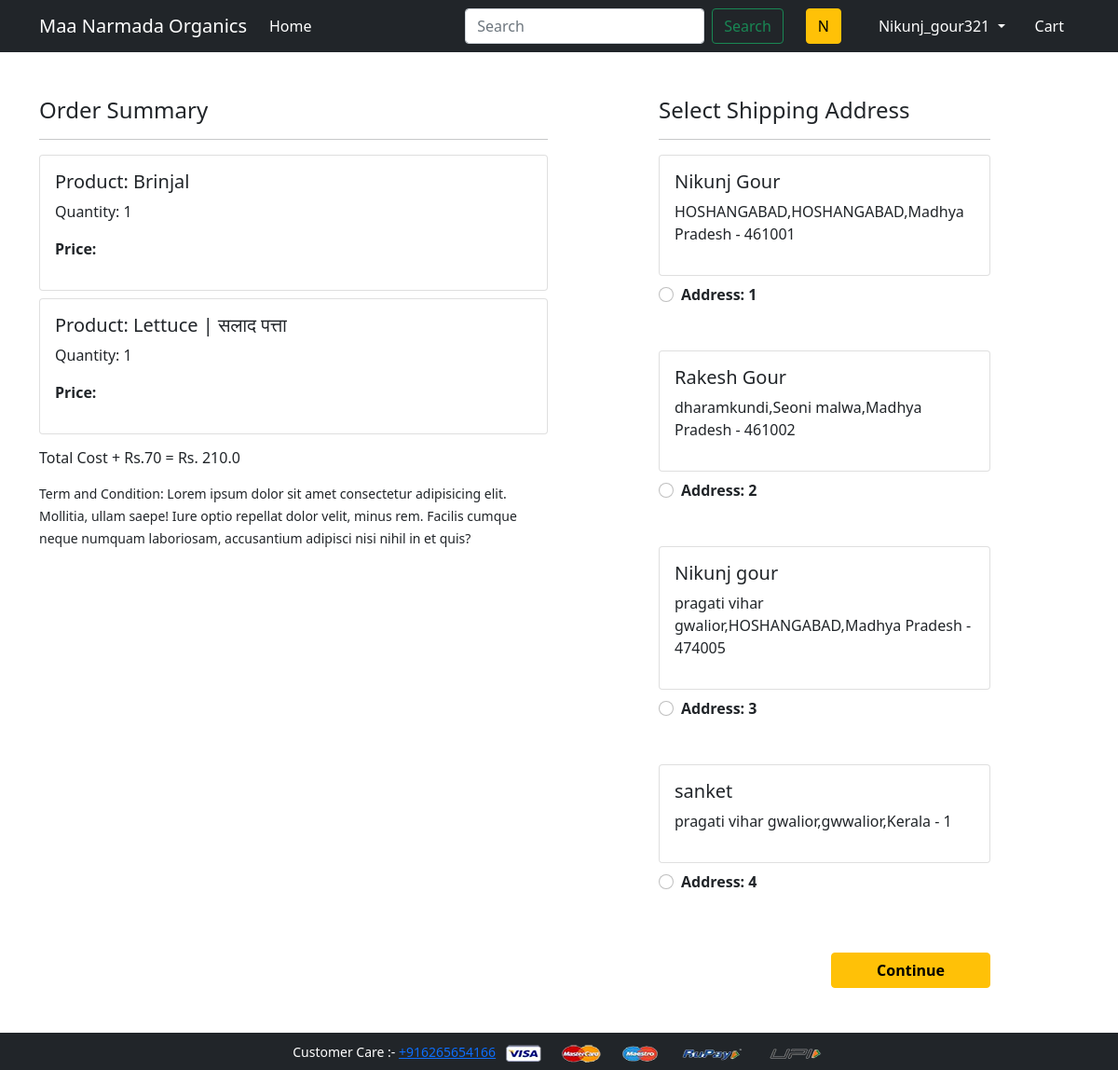
Before: /checkout/ (signed in) with the older database file.
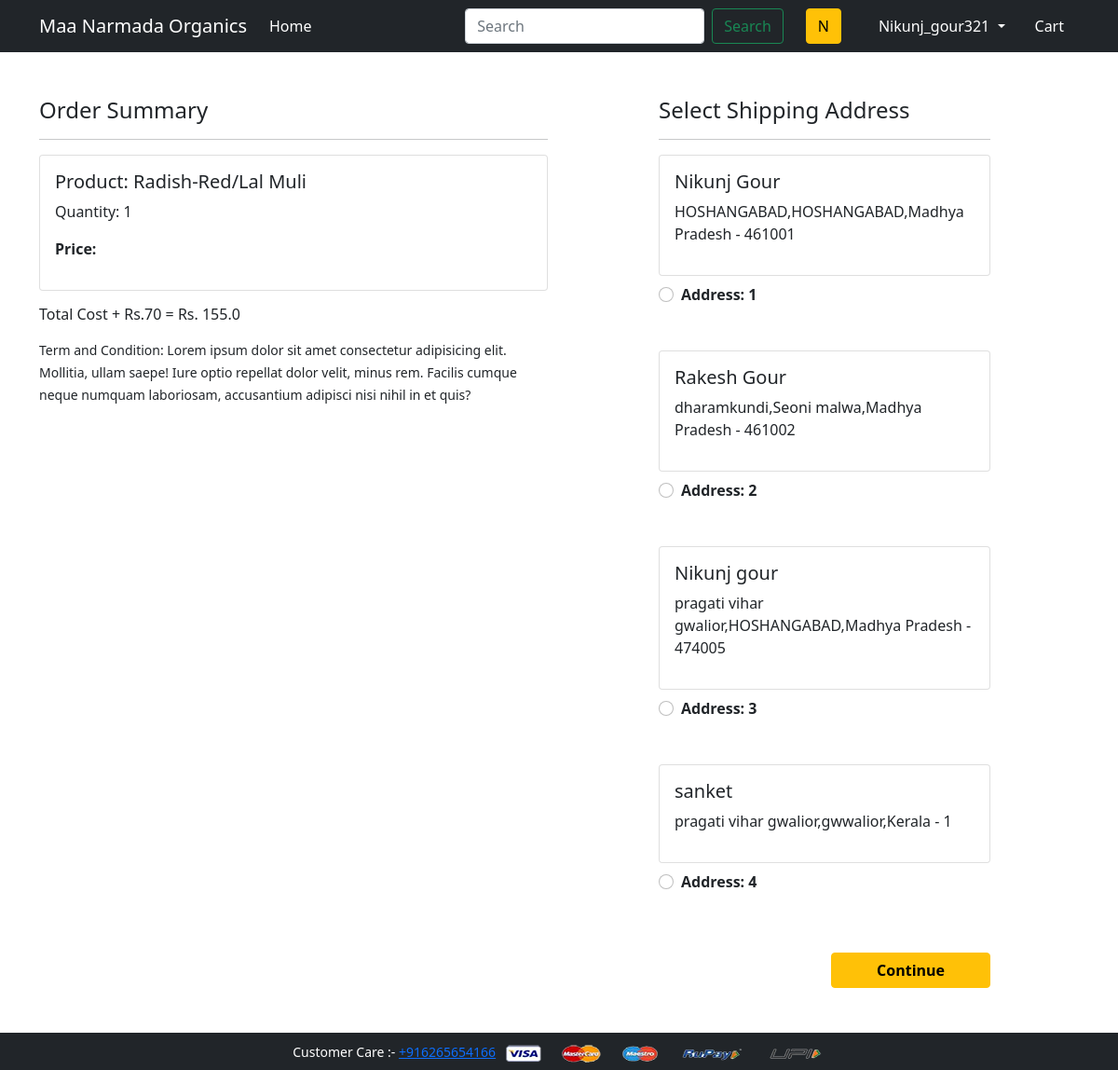
After: the same page with the newer database file.
### app/models.py (models this page shows)
class Cart(models.Model):
    user = models.ForeignKey(User, on_delete=models.CASCADE)
    Product = models.ForeignKey(Product, on_delete=models.CASCADE)
    quantity = models.PositiveIntegerField(default=1)

class Product(models.Model):
    title = models.CharField(max_length=100)
    selling_price = models.FloatField()
    discounted_price = models.FloatField()
    description = models.TextField()
    brand = models.CharField(max_length=100)
    category = models.CharField(choices=CATEGORY_CHOICES, max_length=2)
    product_image = models.ImageField(upload_to='productimg')

class Customer(models.Model):
    user = models.ForeignKey(User, on_delete=models.CASCADE)
    name = models.CharField(max_length=200)
    locality = models.CharField(max_length=200)
    city = models.CharField(max_length=50)
    zipcode = models.IntegerField()
    state = models.CharField(choices=STATE_CHOICE, max_length=50)

### app/views.py (the view)
# urls.py: path('checkout/', views.checkout, name='checkout'),
@login_required()
def checkout(request):
    user = request.user
    add = Customer.objects.filter(user=user)
    cart_items = Cart.objects.filter(user=user)
    amount = 0.0
    shipping_amount = 70.0
    cart_product = [p for p in Cart.objects.all() if p.user == request.user]
    if cart_product:
        for p in cart_product:
            tempamount = (p.quantity * p.Product.discounted_price)
            amount += tempamount
        totalamount = amount + shipping_amount
    return render(request, 'app/checkout.html', {'add': add, 'totalamount': totalamount, 'cart_items': cart_items})

### app/templates/app/checkout.html (shortened to what this page needs)
{% extends 'app/base.html' %}
{% load static %}
{% block main-content %}
<div class="container">
 <div class="row mt-5">
  <div class="col-sm-6">
    <h4>Order Summary</h4>
    <hr>
    {% for item in cart_items %}
      <div class="card mb-2">
        <div class="card-body">
          <h5>Product: {{item.Product.title}}</h5>
          <p>Quantity: {{item.quantity}}</p>
          <p class="fw-bold">Price: {{item.total_cost}}</p>
        </div>
      </div>
      {% endfor %}
    <p><h6>Total Cost + Rs.70 =  Rs. {{totalamount}}</h6></p>
    <small>Term and Condition: Lorem ipsum dolor sit amet consectetur adipisicing elit. Mollitia, ullam saepe! Iure optio repellat dolor velit, minus rem. Facilis cumque neque numquam laboriosam, accusantium adipisci nisi nihil in et quis?</small>
  </div>
  <div class="col-sm-4 offset-sm-1">
    <h4>Select Shipping Address</h4>
    <hr>
    <form action="/paymentdone">
    {% for ad in add %}
      <div class="card">
        <div class="card-body">
        <h5>{{ad.name}}</h5>
        <p>{{ad.locality}},{{ad.city}},{{ad.state}} - {{ad.zipcode}}</p>
        </div>
      </div>
        <div class="form-check mt-2 mb-5">
          <input class="form-check-input" type="radio" name="custid" id="custadd{{forloop.counter}}" value="{{ad.id}}">
          <label class="form-check-label fw-bold" for="custadd{{forloop.counter}}">
            Address: {{forloop.counter}}</label>
        </div>
        {% endfor %}
        <div class="text-end">
          <button type="submit" class="btn btn-warning mt-3 px-5 fw-bold">Continue</button>
        </div>
      </form>
    </div>
  </div>
</div>
{% endblock main-content %}

Changed rows visible on the page:
removed Cart: Product "Brinjal", quantity "1"
removed Cart: Product "Lettuce | सलाद पत्ता", quantity "1"
added Cart: Product "Radish-Red/Lal Muli", quantity "1"
Other visible differences:
{{ totalamount }}: "210.0" → "155.0"
